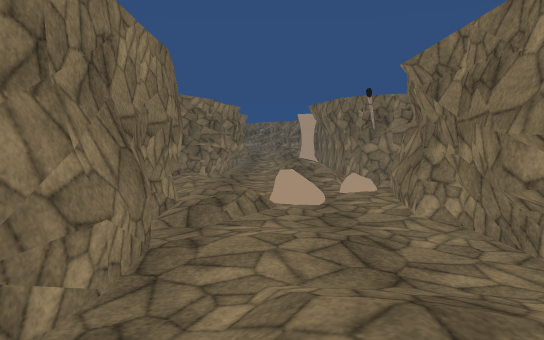
View 1 (above)

24 first-person views from a walk through a scene from a Unity 3-D project. The camera is 1.5 m above the floor, tilts 4° down and sees 70° across. The floor is counted in squares, 2 m on a side. Each view is taken from the middle of a square. On the plan, view 1 faces up. The plan holds only what a view shows up to about 12 squares ahead; the rest is blank. The place goes on beyond the plan. The player character is not drawn. Some surface patterns are stand-ins.

View 2
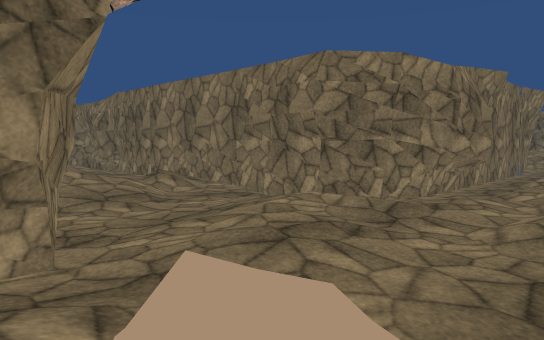

View 3
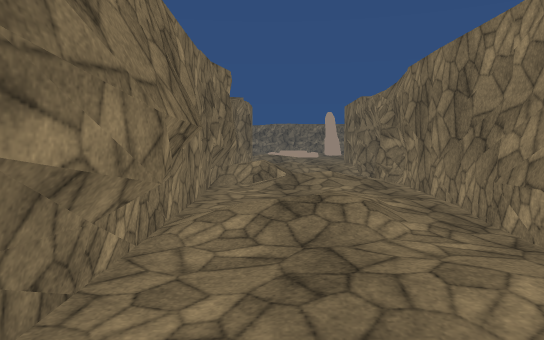

View 4
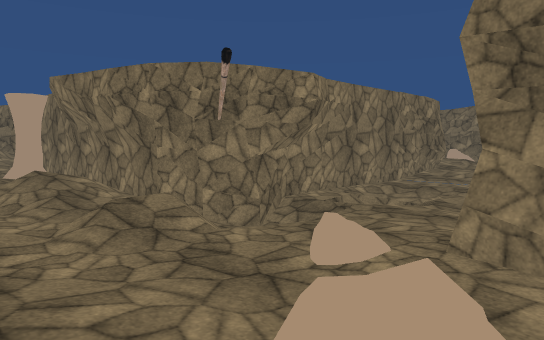

View 5
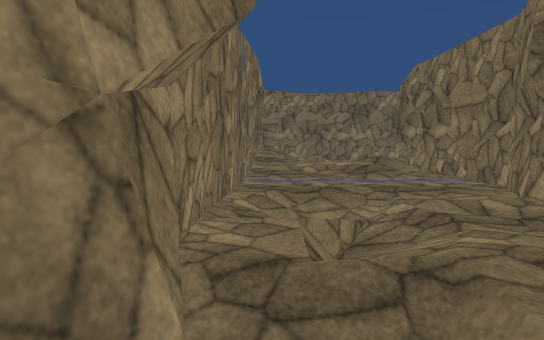

View 6
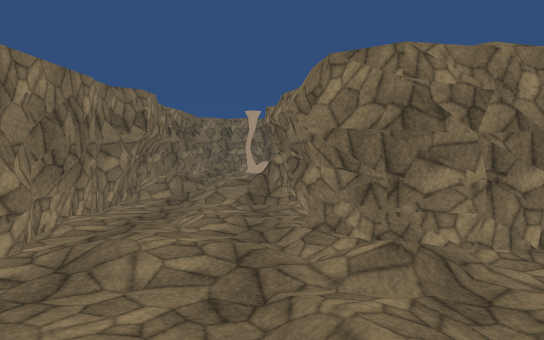

View 7
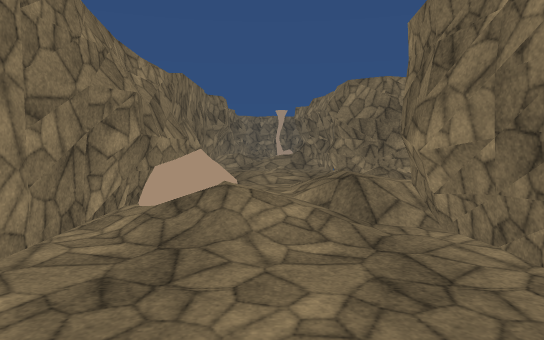

View 8
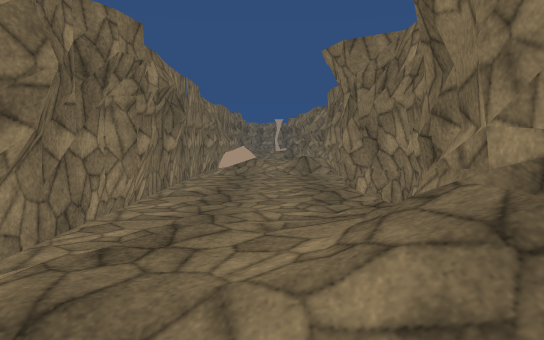

View 9
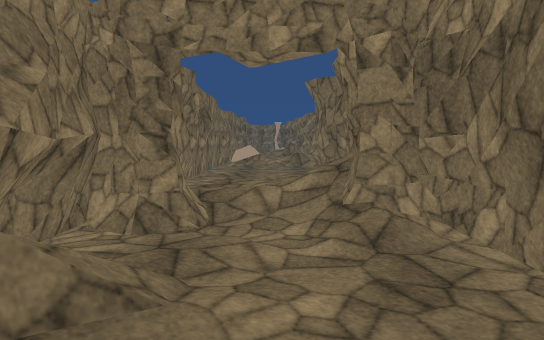

View 10
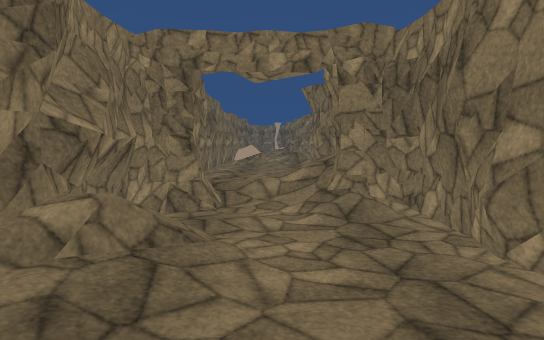

View 11
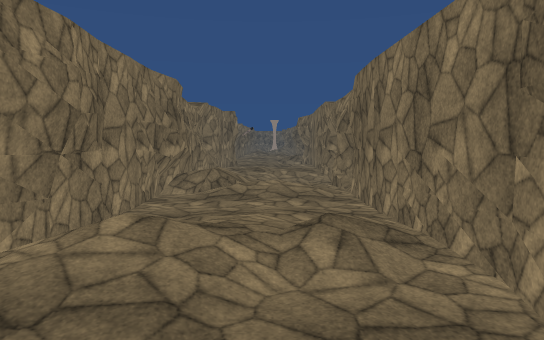

View 12
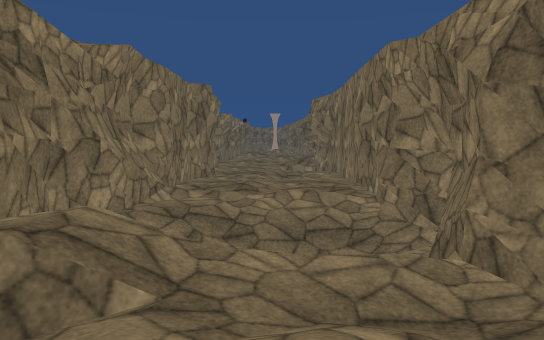

View 13
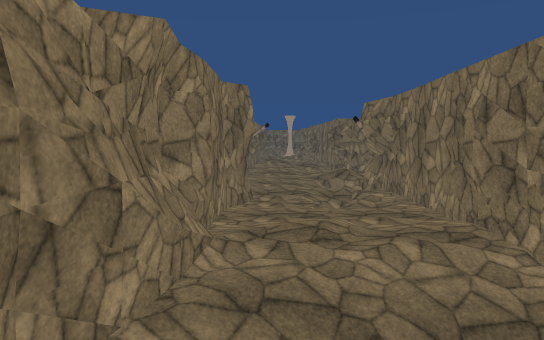

View 14
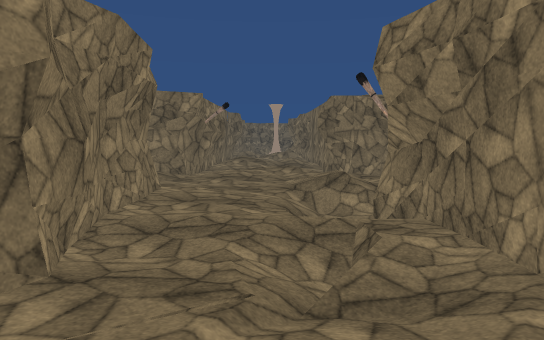

View 15
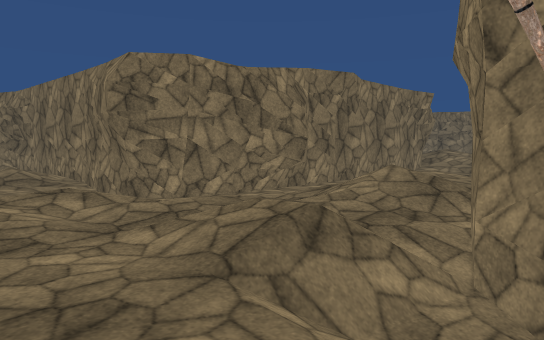

View 16
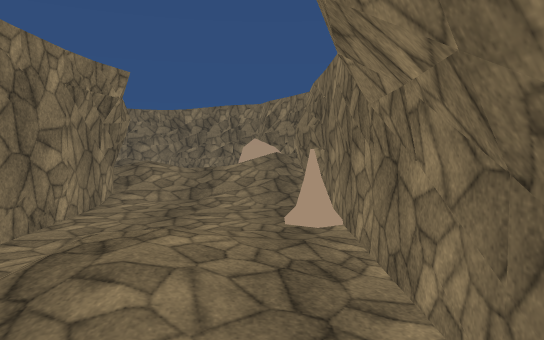

View 17
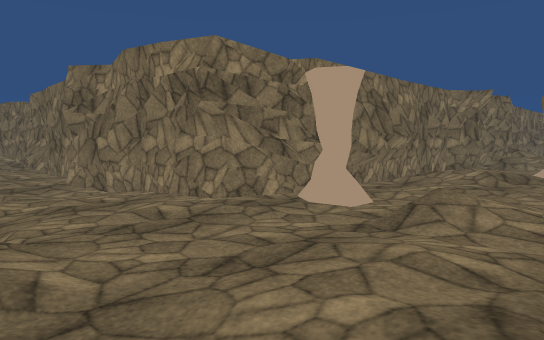

View 18
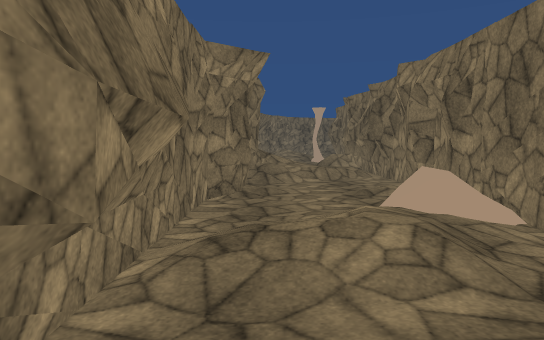

View 19
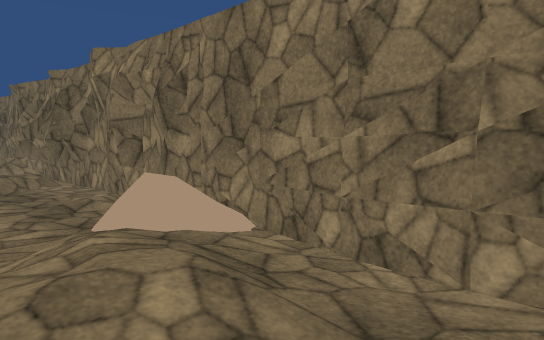

View 20
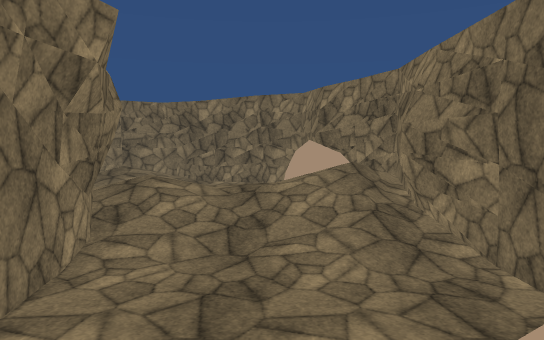

View 21
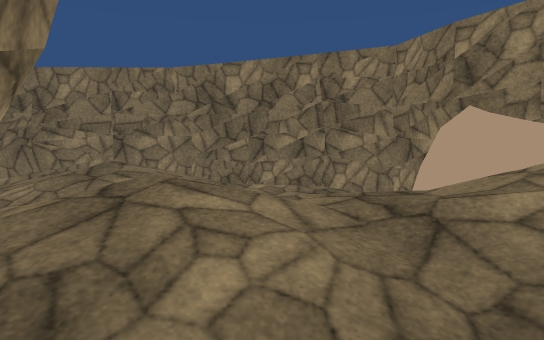

View 22
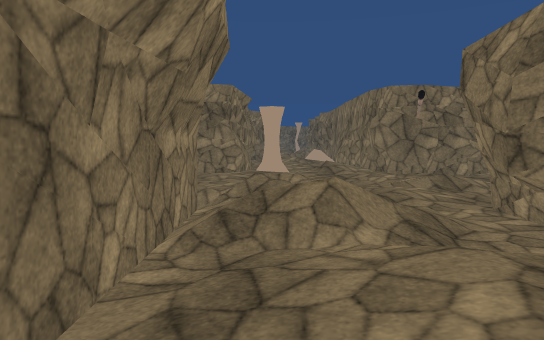

View 23
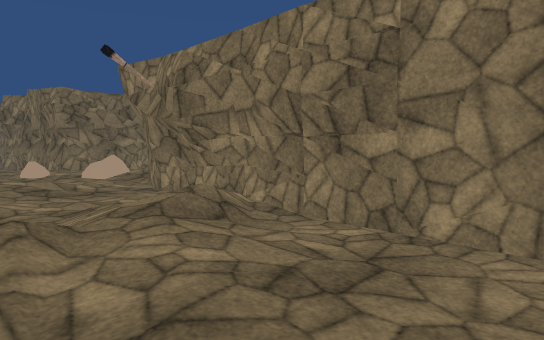

View 24
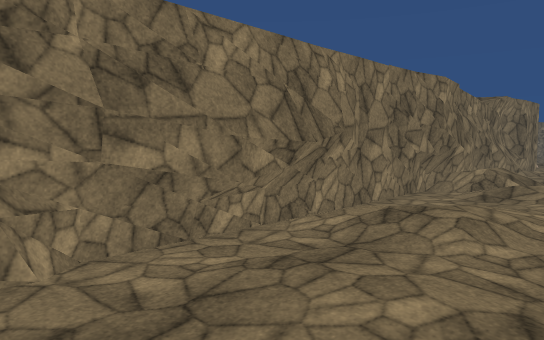

### Floor plan
Key: @ floor where view 1 was taken; # wall or solid block; . main floor; : floor 0.25 m higher than the main floor; - floor 0.25 m lower than the main floor; + floor 0.5 m higher than the main floor; * floor 0.75 m higher than the main floor; _ floor 0.75 m lower than the main floor; % floor 1 m higher than the main floor; / step, stairs or slope; = window, fence, low wall or low ledge; ^ raised ledge.
Columns run from 27 left of view 1 to 14 right of it. Each row starts with its distance up from view 1.
 24 #####                                  .
 23 +*::##                                ...
 22 ///. #                               #..##
 21 .:   ##                              #..##
 20    //^#                              #/./#
 19   %*//#                  %%          ##/##
 18   #///#                  #/ /#       ##+/#
 17   #...#                  #. :#       #//.#
 16   #...#                  #. /#       #...#
 15   #...#                  #.  #       #...#
 14   #.+:#                  #. :#       #:.:#
 13   #.+:#                  #.+:#       #...#
 12   ##//#                  ##//#       #...#
 11   ##//#                  ##//##      #.//#
 10 ###:::####################..:/########//=#
  9 ../::///=//...///-:..:/...:.+/_../..:+/:/#
  8 ..::...-.//...///.+..::..::..././/..://:.#
  7 :.::.....-....////:.../:..:.//..-..:./::.#
  6 ###...####################.=.#########.::#
  5   #:.##                  #//.#       #:::#
  4   #...#                  #...#       #...#
  3   #.:.#                  ##:.#       #//.#
  2   #.//#                  ##::#       ##//#
  1   #.+:#                  #./:#         :/#
  0   ##:.#                  #.@.#           #
 -1   #...#                  #...#         ..#
 -2   #:..#                  #:+:#        ####
 -3   #...#                  #- /#
 -4   #.//#                  #/ /#
 -5   #///#                  #   #
 -6   #                      #///#
 -7                          #...#
 -8                              #

Positions as (right, up) in squares from view 1, and headings:
1: (0, 0), facing up
2: (1, 5), facing up-left
3: (1, 5), facing down
4: (-1, 5), facing up-right
5: (2, 9), facing right
6: (11, 10), facing down
7: (12, 14), facing down
8: (12, 20), facing down
9: (12, 23), facing down
10: (12, 24), facing down
11: (-2, 8), facing left
12: (-8, 8), facing left
13: (-10, 7), facing left
14: (-15, 8), facing left
15: (-20, 7), facing up-left
16: (-22, 11), facing up
17: (-25, 9), facing down-right
18: (-22, 4), facing down
19: (-22, 3), facing down-left
20: (-23, 14), facing up
21: (-24, 17), facing up
22: (-22, 15), facing down
23: (-8, 9), facing down-right
24: (-1, 5), facing down-right
